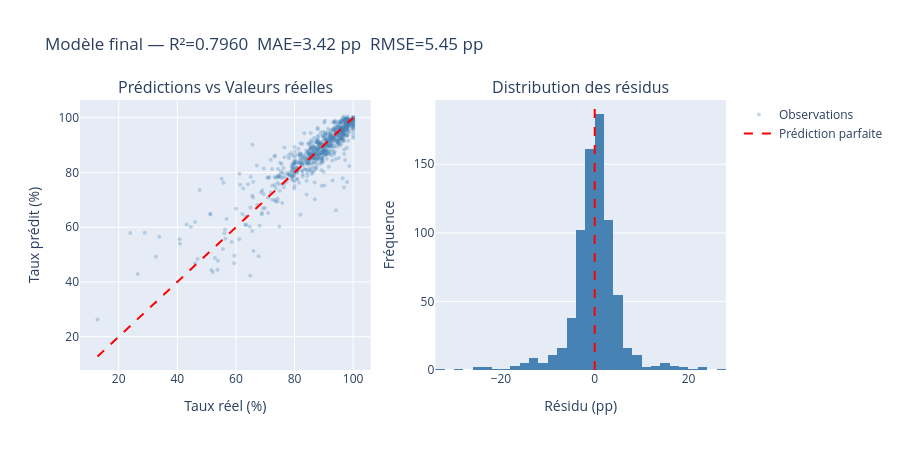

This figure's notebook cell:
### Markdown cell above
## 11. Analyse des prédictions

### Code cell
fig = make_subplots(rows=1, cols=2,
                   subplot_titles=('Prédictions vs Valeurs réelles',
                                   'Distribution des résidus'))

fig.add_trace(
    go.Scatter(x=y_test, y=y_pred_final, mode='markers',
               marker=dict(color='steelblue', opacity=0.3, size=4),
               name='Observations'),
    row=1, col=1
)
lim_min, lim_max = float(y_test.min()), float(y_test.max())
fig.add_trace(
    go.Scatter(x=[lim_min, lim_max], y=[lim_min, lim_max],
               mode='lines', line=dict(color='red', dash='dash'),
               name='Prédiction parfaite'),
    row=1, col=1
)

residus = y_test - y_pred_final
fig.add_trace(
    go.Histogram(x=residus, nbinsx=60, marker_color='steelblue',
                 name='Résidus', showlegend=False),
    row=1, col=2
)
fig.add_vline(x=0, line_dash='dash', line_color='red', row=1, col=2)

fig.update_xaxes(title_text='Taux réel (%)', row=1, col=1)
fig.update_yaxes(title_text='Taux prédit (%)', row=1, col=1)
fig.update_xaxes(title_text='Résidu (pp)', row=1, col=2)
fig.update_yaxes(title_text='Fréquence', row=1, col=2)

fig.update_layout(
    height=450,
    title_text=f'Modèle final — R²={r2_final:.4f}  MAE={mae_final:.2f} pp  RMSE={rmse_final:.2f} pp'
)
fig.show()

### Figure 1 — Plotly figure (JSON) as saved in the notebook; plotly's stock layout.template omitted (floating-point values rounded to 4 significant figures; data arrays with more than 128 entries replaced by an {"elided": "..."} marker saying what was removed)
{"data": [{"marker": {"color": "steelblue", "opacity": 0.3, "size": 4}, "mode": "markers", "name": "Observations", "type": "scatter", "x": {"elided": "755 float values"}, "xaxis": "x", "y": {"elided": "755 float values"}, "yaxis": "y"}, {"line": {"color": "red", "dash": "dash"}, "mode": "lines", "name": "Prédiction parfaite", "type": "scatter", "x": [12.77, 100], "xaxis": "x", "y": [12.77, 100], "yaxis": "y"}, {"marker": {"color": "steelblue"}, "name": "Résidus", "nbinsx": 60, "showlegend": false, "type": "histogram", "x": {"elided": "755 float values"}, "xaxis": "x2", "yaxis": "y2"}], "layout": {"annotations": [{"font": {"size": 16}, "showarrow": false, "text": "Prédictions vs Valeurs réelles", "x": 0.225, "xanchor": "center", "xref": "paper", "y": 1, "yanchor": "bottom", "yref": "paper"}, {"font": {"size": 16}, "showarrow": false, "text": "Distribution des résidus", "x": 0.775, "xanchor": "center", "xref": "paper", "y": 1, "yanchor": "bottom", "yref": "paper"}], "height": 450, "shapes": [{"line": {"color": "red", "dash": "dash"}, "type": "line", "x0": 0, "x1": 0, "xref": "x2", "y0": 0, "y1": 1, "yref": "y2 domain"}], "title": {"text": "Modèle final — R²=0.7960  MAE=3.42 pp  RMSE=5.45 pp"}, "xaxis": {"anchor": "y", "domain": [0, 0.45], "title": {"text": "Taux réel (%)"}}, "xaxis2": {"anchor": "y2", "domain": [0.55, 1], "title": {"text": "Résidu (pp)"}}, "yaxis": {"anchor": "x", "domain": [0, 1], "title": {"text": "Taux prédit (%)"}}, "yaxis2": {"anchor": "x2", "domain": [0, 1], "title": {"text": "Fréquence"}}}}
